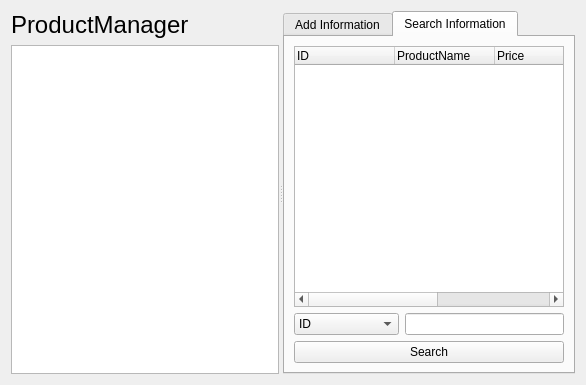
<?xml version="1.0" encoding="UTF-8"?>
<ui version="4.0">
 <class>ProductManagerForm</class>
 <widget class="QWidget" name="ProductManagerForm">
  <property name="geometry">
   <rect>
    <x>0</x>
    <y>0</y>
    <width>586</width>
    <height>385</height>
   </rect>
  </property>
  <property name="windowTitle">
   <string>Form</string>
  </property>
  <layout class="QGridLayout" name="gridLayout_2">
   <item row="0" column="0">
    <widget class="QSplitter" name="splitter">
     <property name="orientation">
      <enum>Qt::Horizontal</enum>
     </property>
     <widget class="QWidget" name="layoutWidget">
      <layout class="QVBoxLayout" name="verticalLayout">
       <item>
        <widget class="QLabel" name="label_5">
         <property name="font">
          <font>
           <pointsize>18</pointsize>
          </font>
         </property>
         <property name="text">
          <string>ProductManager</string>
         </property>
        </widget>
       </item>
       <item>
        <widget class="QTableView" name="tableView"/>
       </item>
      </layout>
     </widget>
     <widget class="QTabWidget" name="tabWidget">
      <property name="currentIndex">
       <number>1</number>
      </property>
      <widget class="QWidget" name="Input">
       <attribute name="title">
        <string>Add Information</string>
       </attribute>
       <layout class="QGridLayout" name="gridLayout">
        <item row="0" column="0">
         <layout class="QFormLayout" name="formLayout">
          <item row="0" column="0">
           <widget class="QLabel" name="label">
            <property name="text">
             <string>ID</string>
            </property>
           </widget>
          </item>
          <item row="0" column="1">
           <widget class="QLineEdit" name="idLineEdit"/>
          </item>
          <item row="1" column="0">
           <widget class="QLabel" name="label_2">
            <property name="text">
             <string>ProductName</string>
            </property>
           </widget>
          </item>
          <item row="1" column="1">
           <widget class="QLineEdit" name="productNameLineEdit"/>
          </item>
          <item row="2" column="0">
           <widget class="QLabel" name="label_3">
            <property name="text">
             <string>Price</string>
            </property>
           </widget>
          </item>
          <item row="2" column="1">
           <widget class="QLineEdit" name="priceLineEdit"/>
          </item>
          <item row="3" column="0">
           <widget class="QLabel" name="label_4">
            <property name="text">
             <string>ProductType</string>
            </property>
           </widget>
          </item>
          <item row="3" column="1">
           <widget class="QLineEdit" name="productTypeLineEdit"/>
          </item>
          <item row="4" column="0">
           <widget class="QLabel" name="label_6">
            <property name="text">
             <string>Option</string>
            </property>
           </widget>
          </item>
          <item row="4" column="1">
           <widget class="QLineEdit" name="optionLineEdit"/>
          </item>
         </layout>
        </item>
        <item row="1" column="0">
         <spacer name="verticalSpacer">
          <property name="orientation">
           <enum>Qt::Vertical</enum>
          </property>
          <property name="sizeHint" stdset="0">
           <size>
            <width>17</width>
            <height>152</height>
           </size>
          </property>
         </spacer>
        </item>
        <item row="2" column="0">
         <layout class="QHBoxLayout" name="horizontalLayout">
          <item>
           <widget class="QPushButton" name="addPushButton">
            <property name="text">
             <string>Add</string>
            </property>
           </widget>
          </item>
          <item>
           <widget class="QPushButton" name="modifyPushButton">
            <property name="text">
             <string>Modify</string>
            </property>
           </widget>
          </item>
         </layout>
        </item>
       </layout>
      </widget>
      <widget class="QWidget" name="Search">
       <attribute name="title">
        <string>Search Information</string>
       </attribute>
       <layout class="QVBoxLayout" name="verticalLayout_4">
        <item>
         <widget class="QTreeWidget" name="searchTreeWidget">
          <column>
           <property name="text">
            <string>ID</string>
           </property>
          </column>
          <column>
           <property name="text">
            <string>ProductName</string>
           </property>
          </column>
          <column>
           <property name="text">
            <string>Price</string>
           </property>
          </column>
          <column>
           <property name="text">
            <string>ProductType</string>
           </property>
          </column>
          <column>
           <property name="text">
            <string>Option</string>
           </property>
          </column>
         </widget>
        </item>
        <item>
         <layout class="QVBoxLayout" name="verticalLayout_2">
          <item>
           <layout class="QHBoxLayout" name="horizontalLayout_3">
            <item>
             <widget class="QComboBox" name="searchComboBox">
              <item>
               <property name="text">
                <string>ID</string>
               </property>
              </item>
              <item>
               <property name="text">
                <string>ProductName</string>
               </property>
              </item>
              <item>
               <property name="text">
                <string>Price</string>
               </property>
              </item>
              <item>
               <property name="text">
                <string>ProductType</string>
               </property>
              </item>
              <item>
               <property name="text">
                <string>Option</string>
               </property>
              </item>
             </widget>
            </item>
            <item>
             <widget class="QLineEdit" name="searchLineEdit"/>
            </item>
           </layout>
          </item>
          <item>
           <widget class="QPushButton" name="searchPushButton">
            <property name="text">
             <string>Search</string>
            </property>
           </widget>
          </item>
         </layout>
        </item>
       </layout>
      </widget>
     </widget>
    </widget>
   </item>
  </layout>
 </widget>
 <resources/>
 <connections/>
</ui>
